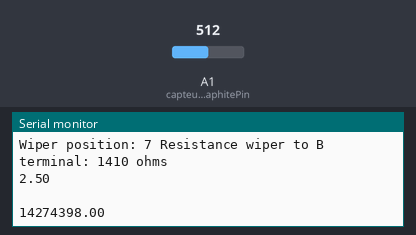
Bench run of a sketch on a simulated Arduino Uno, built with avr-gcc and run on an emulated ATmega328P. On the bench: the last lines printed to the serial monitor. The test bench sets the inputs (shaded band); at power-on: A1 (capteurgraphitePin) = 512.

Above: at 1.3 s.
1.4 s: A1 (capteurgraphitePin) set to 0
At 3.0 s:
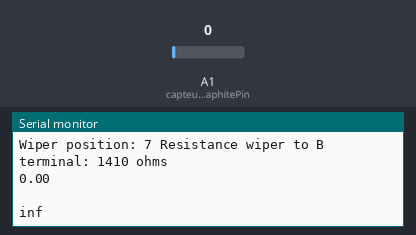
4.7 s: A1 (capteurgraphitePin) set to 22
At 5.9 s:
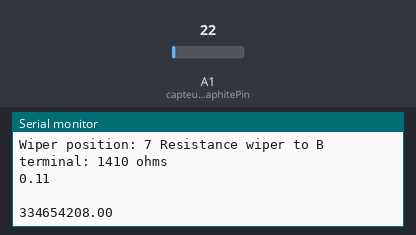
Timing chart, 0 to 7.7 s (numbered marks = the images above; inputs shaded):
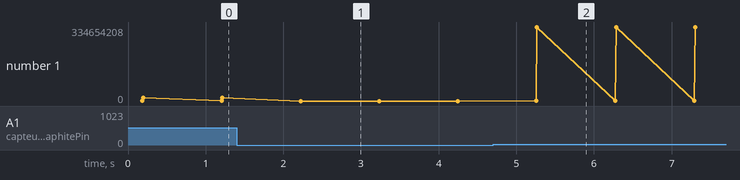

Measured:
- after the input at 1.4 s, the serial monitor: prints a new line after 0.82 s (image 1)
- after the input at 4.7 s, the serial monitor: prints a new line after 0.55 s (image 2)
- plotted number 1: 14274398 → 0 after the input at 1.4 s, 0 → 334654208 after the input at 4.7 s

The sketch:

graphite_version_2.ino
```cpp
// Variables pour éviter le delay
unsigned long previousMillis = 0;        // will store last time LED was updated

// Variable pour cadencer l'acquisition
const long interval = 500;           // interval at which to blink (milliseconds)

// POTAR
#include <SPI.h>

const byte csPin           = 10;      // MCP42100 chip select pin
const int  maxPositions    = 256;     // wiper can move from 0 to 255 = 256 positions
const long rAB             = 47000;   // 100k pot resistance between terminals A and B,
                                      // mais pour ajuster au multimètre, je mets 92500
const byte rWiper          = 125;     // 125 ohms pot wiper resistance
const byte pot0            = 0x11;    // pot0 addr // B 0001 0001
const byte pot0Shutdown    = 0x21;    // pot0 shutdown // B 0010 0001
long R2;


void setPotWiper(int addr, int pos) {
  pos = constrain(pos, 0, 255);            // limit wiper setting to range of 0 to 255
  digitalWrite(csPin, LOW);                // select chip
  SPI.transfer(addr);                      // configure target pot with wiper position
  SPI.transfer(pos);
  digitalWrite(csPin, HIGH);               // de-select chip

  // print pot resistance between wiper and B terminal
  R2 = ((rAB * pos) / maxPositions ) + rWiper;
  Serial.print("Wiper position: ");
  Serial.print(pos);
  Serial.print(" Resistance wiper to B terminal: ");
  Serial.print(R2);
  Serial.println(" ohms");
}

//Bluetooth
#include <SoftwareSerial.h>
#define rxPin 8 // Correspondant à la broche tx du module bluetooth
#define txPin 7 // Correspondant à la broche Rx du module bluetooth
#define baudrate 9600
SoftwareSerial mySerial(rxPin ,txPin); //Definition du software serial

// Pin pour mesure de la tension du capteur
int capteurgraphitePin = 1;
int val=0;

float R3=100000;
int Vcc=5;
float R1=100000;
int R5=10000;
float Vadc=0;
float Res=-1;


void setup() {
  mySerial.begin(baudrate); // Initialiser le port bluetooth
  Serial.begin(baudrate); // Initialiser le port série
  digitalWrite(csPin, HIGH);        // chip select default to de-selected
  pinMode(csPin, OUTPUT);           // configure chip select as output
  SPI.begin();
  setPotWiper(pot0,127);
  delay(100);
  val=Calibration();

}


void loop() {

  setPotWiper(pot0,int(7));
  Vadc = analogRead(capteurgraphitePin)*5.0/1024.0;
  Res=R1*(1+R3/R2)*Vcc/Vadc-R1-R5;
  Serial.println(Vadc);
  Serial.println(" ");
  Serial.println(Res);
  delay(1000);
  // Serial.print("POT POS   ");
  // Serial.print(val);
  // unsigned long currentMillis = millis ();

  //  if (currentMillis - previousMillis >= interval) {
  //   previousMillis = currentMillis;
  //   Vadc = analogRead(capteurgraphitePin);
  //   Serial.println(Vadc); // Afficher sur le port série la valeur de la tension mesuré en bytes
  //   mySerial.write(Vadc); // Envoyer sur le port bluetooth la valeur acquise

  // compteur++;
  //   if (compteur%2==0){
  //     val++;
  //     setPotWiper(pot0,val);
  //     Serial.print("Pot :");
  //     Serial.println(val);
  //     }
  //   if (val>64){val=0;}
  // }

}

int tolerance=20; //Tolerance : 512+-20
int V_Cible = 512;
int PotPos = 127;

int Calibration(){
 int Vadc=analogRead(capteurgraphitePin);
  int tolerance=20; //Tolerance : 512+-20
  int V_Cible = 512;
  int a = 0;
  int b = 255;
  int ite=0;
  while(abs(Vadc - V_Cible) > tolerance)
  {
    Vadc=0;
    ite++;
    PotPos = (a + b)/2;
    setPotWiper(pot0,int(PotPos));
    for(int i=0;i<3;i++)
    {
      Vadc += analogRead(capteurgraphitePin);
      delay(100);
    }
    Vadc = int(Vadc/3);
    Serial.print(F("Position Pota :"));
    Serial.print(PotPos);
    Serial.print(F(". Valeur lue :"));
    Serial.println(Vadc); // Afficher sur le port série la valeur de la tension mesuré en bytes
    if(Vadc > V_Cible){
      a = PotPos;}
    else{
      b = PotPos;}
    if(ite>12){break;}
  }
  Serial.print(F("Finie. Pota en "));
  Serial.println(PotPos); // Afficher sur le port série la valeur de la tension mesuré en bytes
  return PotPos;

}
```
